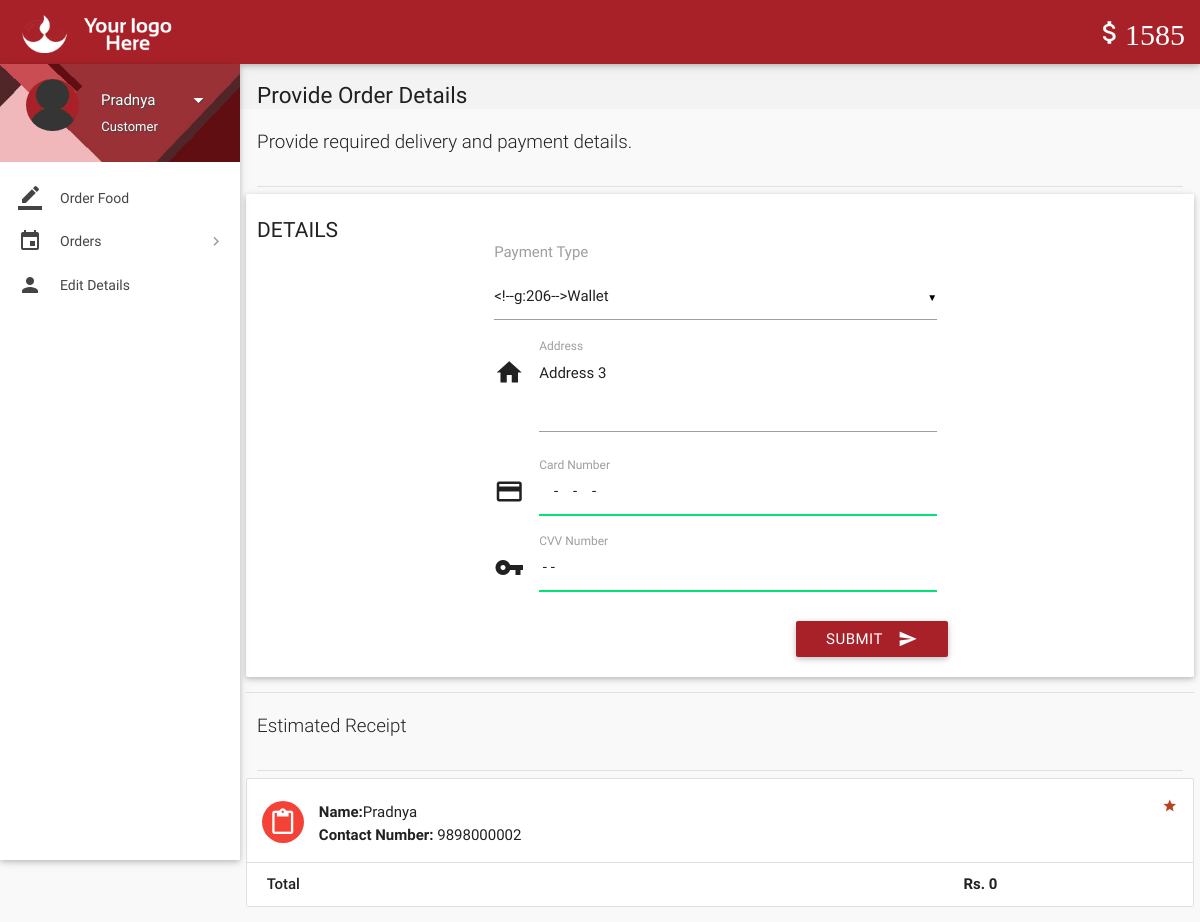
Page /place-order.php (signed in) on the committed database.
### tables this page shows
CREATE TABLE `wallet_details` (
  `id` int(11) NOT NULL,
  `wallet_id` int(11) NOT NULL,
  `number` varchar(16) NOT NULL,
  `cvv` int(3) NOT NULL,
  `balance` int(11) NOT NULL DEFAULT '2000'
);

CREATE TABLE `users` (
  `id` int(11) NOT NULL,
  `role` varchar(15) NOT NULL DEFAULT 'Customer',
  `name` varchar(15) NOT NULL,
  `username` varchar(10) NOT NULL,
  `password` varchar(16) NOT NULL,
  `email` varchar(35) NULL,
  `address` varchar(300) NULL,
  `contact` bigint(11) NOT NULL,
  `verified` tinyint(1) NOT NULL DEFAULT '0',
  `deleted` tinyint(4) NOT NULL DEFAULT '0'
);

### includes/wallet.php (called while the page is built)
<?php
$user_id=$_SESSION['user_id'];
$sql = mysqli_query($con, "SELECT * FROM wallet where customer_id = $user_id");
while($row1 = mysqli_fetch_array($sql)){
$wallet_id = $row1['id'];
}
$sql = mysqli_query($con, "SELECT * FROM wallet_details where wallet_id = $wallet_id");
while($row1 = mysqli_fetch_array($sql)){
$balance = $row1['balance'];
}
?>

### includes/connect.php (called while the page is built, shortened)
<?php
$role = $_SESSION['role'];
?>

### place-order.php (the view, shortened to what this page needs)
<?php
include 'includes/connect.php';
include 'includes/wallet.php';
$total = 0;
	if($_SESSION['customer_sid']==session_id())
	{
$result = mysqli_query($con, "SELECT * FROM users where id = $user_id");
while($row = mysqli_fetch_array($result)){
$name = $row['name'];
$address = $row['address'];
$contact = $row['contact'];
}
		?>
<!DOCTYPE html>
<html lang="en">
<head>
  <link href="css/materialize.min.css" type="text/css" rel="stylesheet" media="screen,projection">
  <link href="css/style.min.css" type="text/css" rel="stylesheet" media="screen,projection">
  <link href="css/custom/custom.min.css" type="text/css" rel="stylesheet" media="screen,projection">
  <link href="js/plugins/perfect-scrollbar/perfect-scrollbar.css" type="text/css" rel="stylesheet" media="screen,projection">
</head>
<body>
  <header id="header" class="page-topbar">
        <div class="navbar-fixed">
            <nav class="navbar-color">
                <div class="nav-wrapper">
                    <ul class="left">
                      <li><h1 class="logo-wrapper"><a href="index.php" class="brand-logo darken-1"><img src="images/materialize-logo.png" alt="logo"></a> <span class="logo-text">Logo</span></h1></li>
                    </ul>
                    <ul class="right hide-on-med-and-down">
                        <li><a href="#" class="waves-effect waves-block waves-light"><i class="mdi-editor-attach-money"><?php echo $balance;?></i></a>
                        </li>
                    </ul>
                </div>
            </nav>
        </div>
  </header>
  <div id="main">
    <div class="wrapper">
      <aside id="left-sidebar-nav">
        <ul id="slide-out" class="side-nav fixed leftside-navigation">
            <li class="user-details cyan darken-2">
            <div class="row">
                <div class="col col s4 m4 l4">
                    <img src="images/avatar.jpg" alt="" class="circle responsive-img valign profile-image">
                </div>
                <div class="col col s8 m8 l8">
                    <a class="btn-flat dropdown-button waves-effect waves-light white-text profile-btn" href="#" data-activates="profile-dropdown"><?php echo $name;?> <i class="mdi-navigation-arrow-drop-down right"></i></a>
                    <p class="user-roal"><?php echo $role;?></p>
                </div>
            </div>
            </li>
            <li class="bold"><a href="index.php" class="waves-effect waves-cyan"><i class="mdi-editor-border-color"></i> Order Food</a>
            </li>
                <li class="no-padding">
                    <ul class="collapsible collapsible-accordion">
                        <li class="bold"><a class="collapsible-header waves-effect waves-cyan"><i class="mdi-editor-insert-invitation"></i> Orders</a>
                        </li>
                    </ul>
                </li>
            <li class="bold"><a href="details.php" class="waves-effect waves-cyan"><i class="mdi-social-person"></i> Edit Details</a>
            </li>
        </ul>
        </aside>
      <section id="content">
        <div id="breadcrumbs-wrapper">
          <div class="container">
            <div class="row">
              <div class="col s12 m12 l12">
                <h5 class="breadcrumbs-title">Provide Order Details</h5>
              </div>
            </div>
          </div>
        </div>
				<div class="container">
          <p class="caption">Provide required delivery and payment details.</p>
          <div class="divider"></div>
            <div class="row">
              <div class="col s12 m4 l3">
                <h4 class="header">Details</h4>
              </div>
<div>
                <div class="card-panel">
                  <div class="row">
                    <form class="formValidate col s12 m12 l6" id="formValidate" method="post" action="confirm-order.php" novalidate="novalidate">
                      <div class="row">
                        <div class="input-field col s12">
							<label for="payment_type">Payment Type</label><br><br>
                        </div>
                      </div>
                      <div class="row">
                        <div class="input-field col s12">
                          <i class="mdi-action-home prefix"></i>
							<textarea name="address" id="address" class="materialize-textarea validate" data-error=".errorTxt1"><?php echo $address;?></textarea>
							<label for="address" class="">Address</label>
                        </div>
                      </div>
                      <div class="row">
                        <div class="input-field col s12">
                          <i class="mdi-action-credit-card prefix"></i>
							<input name="cc_number" id="cc_number" type="text" data-error=".errorTxt2" required>
							<label for="cc_number" class="">Card Number</label>
                        </div>
                      </div>
                      <div class="row">
                        <div class="input-field col s12">
                          <i class="mdi-communication-vpn-key prefix"></i>
							<input name="cvv_number" id="cvv_number" type="text" data-error=".errorTxt3" required>
							<label for="cvv_number" class="">CVV Number</label>
                        </div>
                      </div>
                      <div class="row">
                        <div class="row">
                          <div class="input-field col s12">
                            <button class="btn cyan waves-effect waves-light right" type="submit" name="action">Submit
                              <i class="mdi-content-send right"></i>
                            </button>
                          </div>
                        </div>
                      </div>
                    </form>
                  </div>
                </div>
              </div>
            <div class="divider"></div>
          </div>
      </div>
        <div class="container">
          <p class="caption">Estimated Receipt</p>
          <div class="divider"></div>
<div id="work-collections" class="seaction">
<div class="row">
<div>
<ul id="issues-collection" class="collection">
<?php
    echo '<li class="collection-item avatar">
        <i class="mdi-content-content-paste red circle"></i>
        <p><strong>Name:</strong>'.$name.'</p>
		<p><strong>Contact Number:</strong> '.$contact.'</p>
        <a href="#" class="secondary-content"><i class="mdi-action-grade"></i></a>';
    echo '<li class="collection-item">
        <div class="row">
            <div class="col s7">
                <p class="collections-title"> Total</p>
            </div>
            <div class="col s2">
                <span>&nbsp;</span>
            </div>
            <div class="col s3">
                <span><strong>Rs. '.$total.'</strong></span>
            </div>
        </div>
    </li>';
?>
</ul>
                </div>
				</div>
                </div>
              </div>
            </div>
        </div>
</body>
</html>
<?php
	}
?>

### place-order.php (style rules this page uses)
.input-field label.active { width:100%; }

### rows in the picture
wallet_details: balance "1585"
users: name "Pradnya", address "Address 3", contact "9898000002"

### other values in the picture
$role "Customer"
$total "0"
